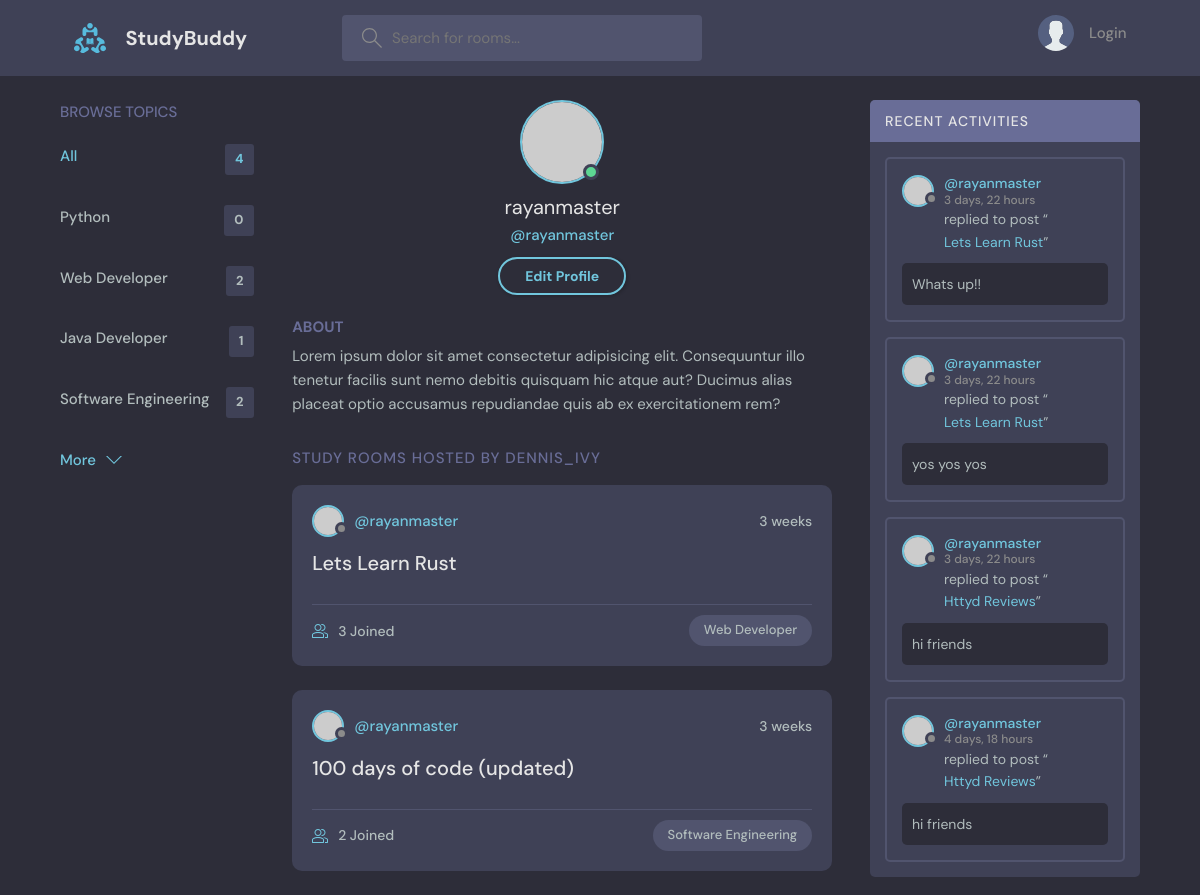
The app's page /profile/1/, older data.
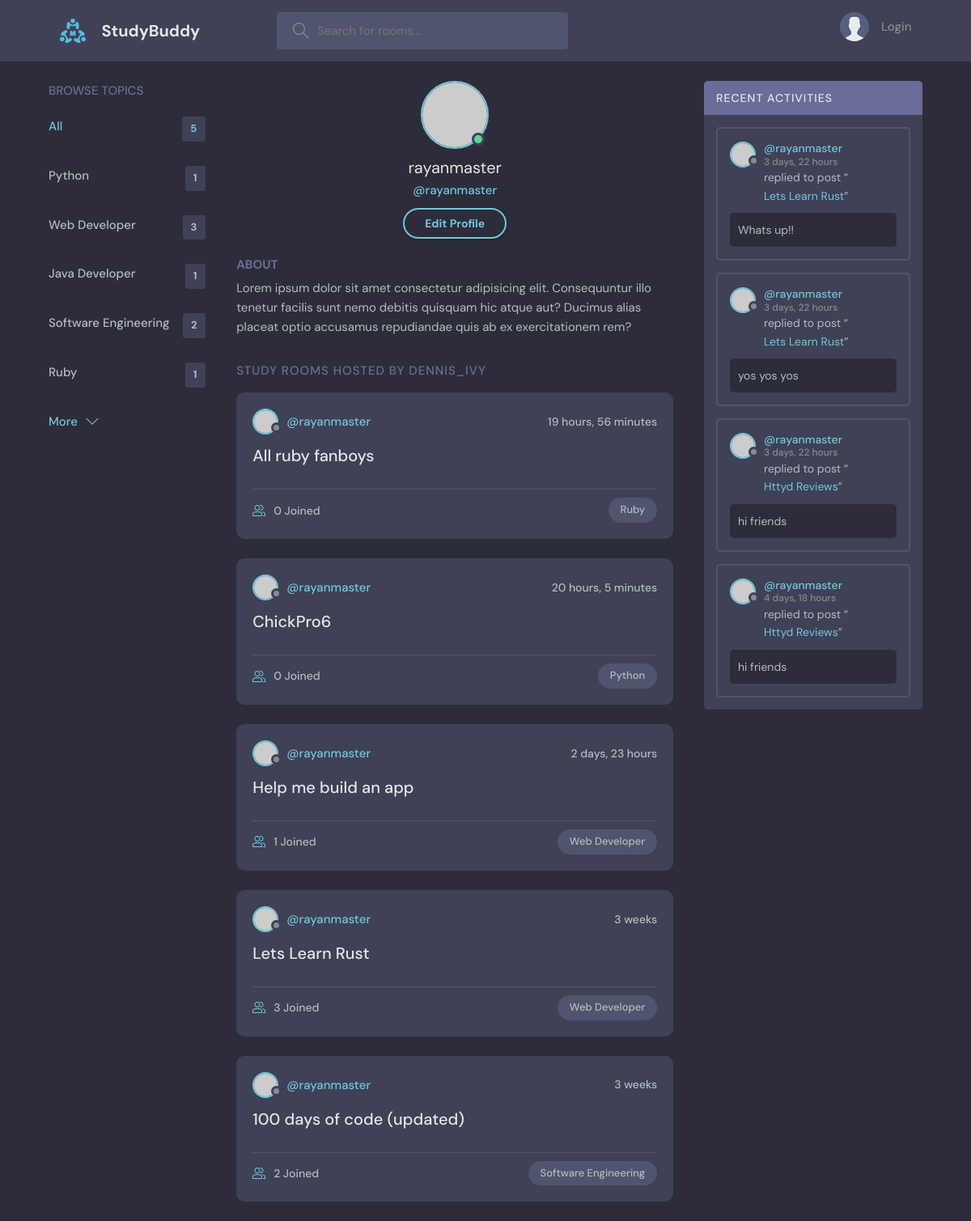
The same page, newer data.
### base/models.py (models this page shows, shortened)
class Topic(models.Model):
    name = models.CharField(max_length=200)

class Room(models.Model):
    host = models.ForeignKey(User, on_delete=models.SET_NULL, null=True)
    topic = models.ForeignKey(Topic, on_delete=models.SET_NULL, null=True)
    name = models.CharField(max_length=200)
    description = models.TextField(null=True, blank=True)
    participants = models.ManyToManyField(User, related_name='participants', blank=True)
    updated = models.DateTimeField(auto_now=True)
    created = models.DateTimeField(auto_now_add=True)
    class Meta:
        ordering = ['-updated', '-created']
    def __str__(self):
        return str(self.name)

class Message(models.Model):
    user = models.ForeignKey(User, on_delete=models.CASCADE)
    room = models.ForeignKey(Room, on_delete=models.CASCADE)
    body = models.TextField()
    updated = models.DateTimeField(auto_now=True)
    created = models.DateTimeField(auto_now_add=True)
    class Meta:
        ordering = ['-updated', '-created']
    def __str__(self):
        return str(self.body[0:50])

### base/views.py (the view)
# urls.py: path("profile/<str:pk>/", views.userProfile, name='userprofile'),
def userProfile(request, pk):
    user = User.objects.get(id=pk)
    rooms = user.room_set.all()
    room_messages = user.message_set.all()
    topics = Topic.objects.all()
    context = {'user': user, 'rooms': rooms, 'room_messages': room_messages, 'topics': topics}
    return render(request, 'base/profile.html', context)

### base/templates/base/profile.html
{% extends 'main.html' %}
{% block content %}
  <main class="profile-page layout layout--3">
    <div class="container">
      {% include 'base/topics_bar.html' %}
      <div class="roomList">
        <div class="profile">
          <div class="profile__avatar">
            <div class="avatar avatar--large active">
              <img src="https://randomuser.me/api/portraits/men/11.jpg" />
            </div>
          </div>
          <div class="profile__info">
            <h3>{{user.username}}</h3>
            <p>@{{user.username}}</p>
            <a href="edit-user.html" class="btn btn--main btn--pill">Edit Profile</a>
          </div>
          <div class="profile__about">
            <h3>About</h3>
            <p>
              Lorem ipsum dolor sit amet consectetur adipisicing elit. Consequuntur illo tenetur
              facilis sunt nemo debitis quisquam hic atque aut? Ducimus alias placeat optio
              accusamus repudiandae quis ab ex exercitationem rem?
            </p>
          </div>
        </div>
        <div class="roomList__header">
          <div>
            <h2>Study Rooms Hosted by dennis_ivy</a>
            </h2>
          </div>
        </div>
        {% include 'base/feed_bar.html' %}
      </div>
      {% include 'base/activity_bar.html' %}
    </div>
  </main>
{% endblock content %}

### templates/main.html (shortened to what this page needs)
<!DOCTYPE html>
{% load static %}
<html lang="en">
  <head>
    <link rel="stylesheet" href="{% static 'styles/style.css' %}" />
  </head>
  <body>
    {% include 'navbar.html' %}
    {% block content %}
    {% endblock %}
  </body>
</html>

### templates/navbar.html (shortened to what this page needs)
{% load static %}
<header class="header header--loggedIn">
    <div class="container">
      <a href="{% url 'home' %}" class="header__logo">
        <img src="{% static 'images/logo.svg' %}" />
        <h1>StudyBuddy</h1>
      </a>
      <form class="header__search" method="GET" action="{% url 'home' %}">
        <label>
          <input name="q" placeholder="Search for rooms..." />
        </label>
      </form>
      <nav class="header__menu">
        {% if request.user.is_authenticated %}
        <div class="header__user">
          <a href="profile.html">
            <div class="avatar avatar--medium active">
              <img src="{% static 'images/avatar.svg' %}" />
            </div>
            <p>{{request.user.username}} <span>@{{request.user.username}}</span></p>
          </a>
          <button class="dropdown-button">
            <svg version="1.1" xmlns="http://www.w3.org/2000/svg" width="32" height="32" viewBox="0 0 32 32">
              <title>chevron-down</title>
              <path d="M16 21l-13-13h-3l16 16 16-16h-3l-13 13z"></path>
            </svg>
          </button>
        </div>
        {% else %}
        <a href="{% url 'login' %}">
          <img src="./assets/avatar.svg" />
          <p>Login</p>
        </a>
        {% endif %}
      </nav>
    </div>
  </header>

### base/templates/base/topics_bar.html
<div class="topics">
    <div class="topics__header">
      <h2>Browse Topics</h2>
    </div>
    <ul class="topics__list">
      <li>
        <a href="{% url 'home' %}" class="active">All <span>{{topics.count}}</span></a>
      </li>
      {% for topic in topics %}
      <li>
        <a href="{% url 'home' %}?q={{topic.name}}">{{topic.name}} <span>{{topic.room_set.all.count}}</span></a>
      </li>
      {% endfor %}
    </ul>
    <a class="btn btn--link" href="topics.html">
      More
      <svg version="1.1" xmlns="http://www.w3.org/2000/svg" width="32" height="32" viewBox="0 0 32 32">
        <title>chevron-down</title>
        <path d="M16 21l-13-13h-3l16 16 16-16h-3l-13 13z"></path>
      </svg>
    </a>
  </div>

### base/templates/base/feed_bar.html (shortened to what this page needs)
{% for room in rooms %}
<div class="roomListRoom">
    <div class="roomListRoom__header">
      <a href="{% url 'userprofile' room.host.id %}" class="roomListRoom__author">
        <div class="avatar avatar--small">
          <img src="https://randomuser.me/api/portraits/women/11.jpg" />
        </div>
        <span>@{{room.host.username}}</span>
      </a>
      <div class="roomListRoom__actions">
        <span>{{room.created|timesince}}</span>
      </div>
    </div>
    <div class="roomListRoom__content">
      <a href="{% url 'room' room.id %}">{{room.name}}</a>
    </div>
    <div class="roomListRoom__meta">
      <a href="{% url 'room' room.id %}" class="roomListRoom__joined">
        {{room.participants.all.count}} Joined
      </a>
      <p class="roomListRoom__topic">{{room.topic.name}}</p>
    </div>
  </div>
  {% endfor %}

### base/templates/base/activity_bar.html (shortened to what this page needs)
<div class="activities">
    <div class="activities__header">
      <h2>Recent Activities</h2>
    </div>
    {% for message in room_messages %}
    <div class="activities__box">
      <div class="activities__boxHeader roomListRoom__header">
        <a href="{% url 'userprofile' message.user.id %}" class="roomListRoom__author">
          <div class="avatar avatar--small">
            <img src="https://randomuser.me/api/portraits/women/11.jpg" />
          </div>
          <p>
            @{{message.user}}
            <span>{{message.created|timesince}}</span>
          </p>
        </a>
      </div>
      <div class="activities__boxContent">
        <p>replied to post “<a href="{% url 'room' message.room.id %}">{{message.room}}</a>”</p>
        <div class="activities__boxRoomContent">
            {{message}}
        </div>
      </div>
    </div>
    {% endfor %}
  </div>

Row changes from the older to the newer data that the page shows:
computed for Topic "Python": room_set.all.count "0" → "1"
computed for Topic "Web Developer": room_set.all.count "2" → "3"
added Topic: name "Ruby", room_set.all.count "1"
added Room: host.username "rayanmaster", created "19 hours, 56 minutes", name "All ruby fanboys", participants.all.count "0", topic.name "Ruby"
added Room: host.username "rayanmaster", created "20 hours, 5 minutes", name "ChickPro6", participants.all.count "0", topic.name "Python"
added Room: host.username "rayanmaster", created "2 days, 23 hours", name "Help me build an app", participants.all.count "1", topic.name "Web Developer"
Text that changed along with them:
{{ topics.count }}: "4" → "5"
